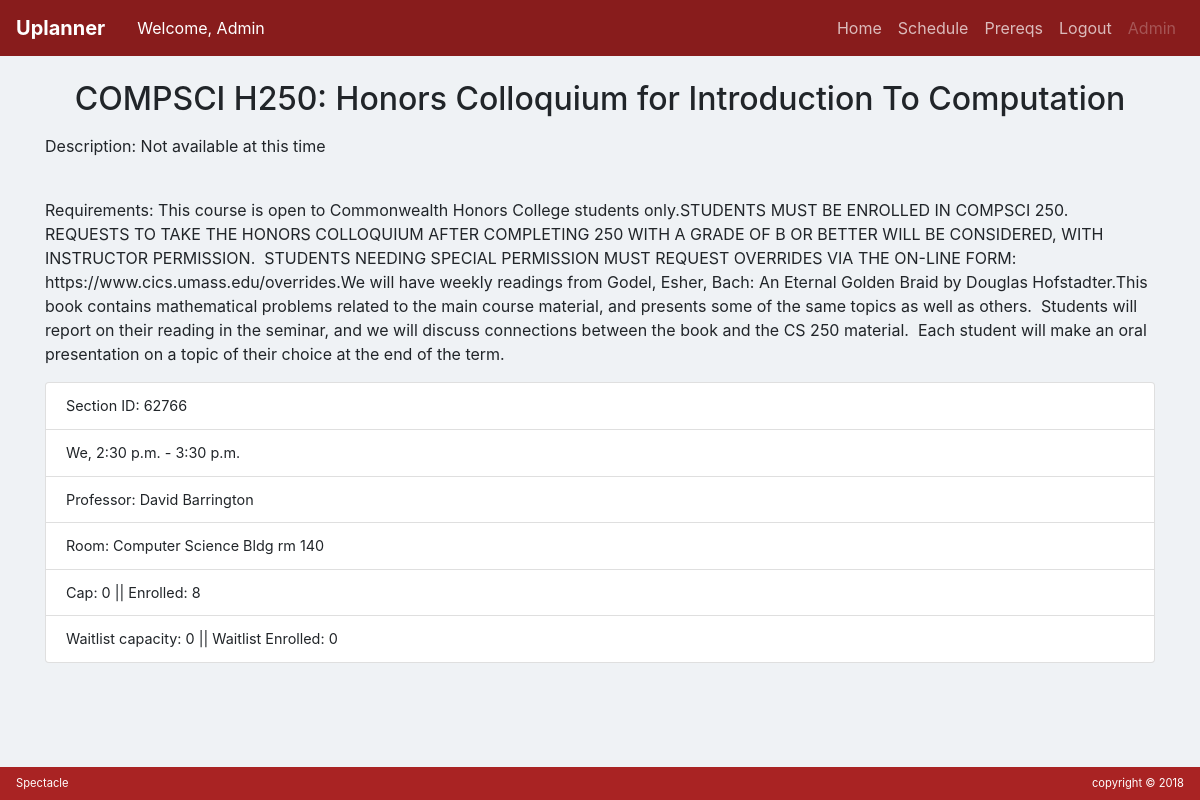
Screenshot of /uplanner/prereqs/course/125 (signed in) with the database file from the repository.
### schedule/models.py (models this page shows, shortened)
class Course(models.Model):
    title = models.CharField(max_length=200, help_text="Enter the descriptive course title")
    dept = models.ForeignKey(Department, on_delete=models.CASCADE, help_text="Enter the course's department")
    number = models.CharField(max_length=6, help_text="Enter the course's title number (220 in COMPSCI 220)")
    description = models.TextField(max_length=1000, help_text="Enter the course description")
    reqs = models.TextField(max_length=1000, blank=True, default="", help_text="Enter the course requirements")
    credits = models.CharField(max_length=3, help_text="Enter # of credits")
    honors = models.BooleanField("Enter whether this class is an honors course")
    CAREERS = (
        ('u', 'Undergraduate'),
        ('g', 'Graduate'),
        ('c', 'Non-Credit'),
        ('d', 'Non-Degree'),
    )
    career = models.CharField(max_length=1, choices=CAREERS, blank=True, default='u', help_text='The course career')
    SESSIONS = (
        ('un', 'University'),
        ('uc', 'University Eligible/CPE'),
        ('ud', 'University Non-standard Dates'),
        ('c1', 'CPE Summer Session 1'),
        ('c2', 'CPE Summer Session 2'),
        ('c3', 'CPE Summer Session 3'),
    )
    session = models.CharField(max_length=2, choices=SESSIONS, blank=True, default='u', help_text='The course career')
    gened = models.ManyToManyField(Gened, blank=True, help_text='Enter any gened categories this course satisfies')
    start_date = models.DateField(help_text='Enter the starting date of the course')
    end_date = models.DateField(help_text='Enter the ending date of the course')

class Department(models.Model):
    name = models.CharField(max_length=200, blank=True, unique=True, help_text="Enter a department name")
    code = models.CharField(max_length=12, help_text="Enter the department abbreviation")

class Section(models.Model):
    uid = models.UUIDField(primary_key=True, default=uuid.uuid4, editable=False)
    sid = models.IntegerField(default=0, help_text="The 5 digit spire course number") #default=0 for custom events
    days = models.CharField(max_length=10, help_text="Days the course is taught")
    mon = models.BooleanField(blank=True, default=False)
    tue = models.BooleanField(blank=True, default=False)
    wed = models.BooleanField(blank=True, default=False)
    thu = models.BooleanField(blank=True, default=False)
    fri = models.BooleanField(blank=True, default=False)
    start = models.TimeField(help_text='The starting time of the class')
    ending = models.TimeField(help_text='The ending time of the class')
    term = models.ForeignKey(Term, on_delete=models.CASCADE, default=1)
    professor = models.CharField(max_length=200)
    room = models.CharField(max_length=200)
    open = models.BooleanField("Enter whether this class is currently open", default=True)
    cap = models.IntegerField(help_text='The class maximum capacity')
    enrolled = models.IntegerField(help_text='The current number of students enrolled')
    wcap = models.IntegerField(help_text='The maximum size of the waitlist')
    wenrolled = models.IntegerField(help_text='The current size of the waitlist')
    clss = models.ForeignKey(Course, blank=True, null=True, on_delete=models.CASCADE, help_text='The corresponding generic class for this section')
    COMPONENTS = (
        ('LEC', 'Lecture'),
        ('DIS', 'Discussion'),
        ('LAB', 'Laboratory'),
        ('COL', 'Colloquium'),
        ('DST', 'Dissertation / Thesis'),
        ('IND', 'Individualized Study'),
        ('PRA', 'Practicum'),
        ('SEM', 'Seminar'),
        ('STS', 'Studio / Skills'),
        ('CUS', 'Custom'),
    )
    component = models.CharField(max_length=3, choices=COMPONENTS)
    objects = SectionManager()

### schedule/views.py (the view)
# urls.py: path('prereqs/course/<int:pk>', views.CourseDetailView.as_view(), name='course_detail'),
class CourseDetailView(generic.DetailView):
    model = Course
    def get_context_data(self, **kwargs):
        context = super(CourseDetailView, self).get_context_data(**kwargs) # get the default context data
        context['sections'] = Section.objects.filter(clss=context['course']) # add extra field to the context
        return context

### schedule/templates/schedule/course_detail.html
{% extends "base_generic.html" %} {% block content %}
<br>
<div class="container-fluid">
  <h2 class="text-center">
    <p>{{course.dept.code}} {{course.number}}: {{course.title}}</p>
  </h2>
  <div class="container">
    <p>Description: {{course.description}}</p>
    <br>
    <p>Requirements: {{course.reqs}}</p>
    {% for section in sections %}
    <ul class="list-group">
      <li class="list-group-item">Section ID: {{section.sid}}</li>
      <li class="list-group-item">{{section.days}}, {{section.start}} - {{section.ending}}</li>
      <li class="list-group-item">Professor: {{section.professor}}</li>
      <li class="list-group-item">Room: {{section.room}}</li>
      <li class="list-group-item">Cap: {{section.cap}} || Enrolled: {{section.enrolled}}</li>
      <li class="list-group-item">Waitlist capacity: {{section.wcap}} || Waitlist Enrolled: {{section.wenrolled}}</li>
    </ul>
    <br> {% endfor %}
  </div>
</div>
{% endblock %}

### schedule/templates/base_generic.html (shortened to what this page needs)
<!doctype html>
<html lang="en">
<head>
  <link rel="stylesheet" href="https://maxcdn.bootstrapcdn.com/bootstrap/4.0.0/css/bootstrap.min.css"
>
  {% load static %}
  <link rel="stylesheet" href="{% static 'css/styles.css' %}">
  {% load static %}
</head>
<body {% block body %}{% endblock %} >
  {% block navbar %}
  <nav class="navbar navbar-expand-md navbar-dark bg-umass">
    <a class="navbar-brand" href="{% url 'index' %}"><strong>Uplanner</strong></a>
    {% if user.is_authenticated %}
      <a class="navbar">Welcome, {{user.first_name}}</a>
    {% endif %}
    <div class="collapse navbar-collapse" id="navbarSupportedContent">
      <ul class="navbar-nav ml-auto">
        <li class="nav-item {% if highlight_index %} active {% endif %}">
          <a class="nav-link" href="{% url 'index' %}">Home</a>
        </li>
        <li class="nav-item {% if highlight_schedule %} active {% endif %}">
          <a class="nav-link" href="{% url 'schedule' %}">Schedule</a>
        </li>
        <li class="nav-item {% if highlight_prereqs %} active {% endif %}">
          <a class="nav-link" href="{% url 'prereqs' %}">Prereqs</a>
        </li>
        {% if user.is_authenticated %}
          <li class="nav-item">
            <a class="nav-link" href="{% url 'logout' %}">Logout</a>
          </li>
        {% else %}
          <li class="nav-item">
            <a class="nav-link" href="{% url 'schedule'%}">Login</a>
          </li>
        {% endif %}
        {% if request.user.is_staff %}
        <li class="nav-item {% if highlight_admin %} active {% endif %}">
          <a class="nav-link disabled" href="{% url 'admin:index' %}">Admin</a>
        </li>
        {% endif %}
      </ul>
    </div>
  </nav>
  {% endblock %}
  {% block content %}{% endblock %}
  {% block footer %}
  <nav class="navbar fixed-bottom navbar-light bg-umass-lite">
    <span class="footer-text">Spectacle</span>
    <span class="footer-text">copyright © 2018</span>
  </nav>
  {% endblock %}
  {% load static %}
</body>
</html>

### schedule/static/css/styles.css (style rules this page uses)
body { margin-bottom: 35px; background-color: #eff2f5; }
.bg-umass { background-color: #881c1c; }
.bg-umass-lite { background-color: #a92323; }
.navbar-dark .navbar-nav .nav-link { color: rgba(255, 255, 255, .7); }
.navbar { color: rgba(255, 255, 255); }
.footer-text { color: #ffff; text-align: right; margin: 0; padding: 0; font-size: .7rem; }
.list-group-item { font-size: .9rem; }

### rows the page displays
Course: dept.code "COMPSCI", number "H250", title "Honors Colloquium for Introduction To Computation", description "Not available at this time", reqs "This course is open to Commonwealth Honors College students only.STUDENTS MUST BE ENROLLED IN COMPSCI 250. REQUESTS TO TAKE THE HONORS COLLOQUIUM AFTER COMPLETING 250 WITH A GRADE OF B OR BETTER WILL BE CONSIDERED, WITH INSTRUCTOR PERMISSION. STUDENTS NEEDING SPECIAL PERMISSION MUST REQUEST OVERRIDES VIA THE ON-LINE FORM: https://www.cics.umass.edu/overrides.We will have weekly readings from Godel, Esher, Bach: An Eternal Golden Braid by Douglas Hofstadter.This book contains mathematical problems related to the main course material, and presents some of the same topics as well as others. Students will report on their reading in the seminar, and we will discuss connections between the book…"
Section: sid "62766", days "We", start "2:30 p.m.", ending "3:30 p.m.", professor "David Barrington", room "Computer Science Bldg rm 140", cap "0", enrolled "8", wcap "0", wenrolled "0"

### other values shown
{{ user.first_name }} "Admin"
